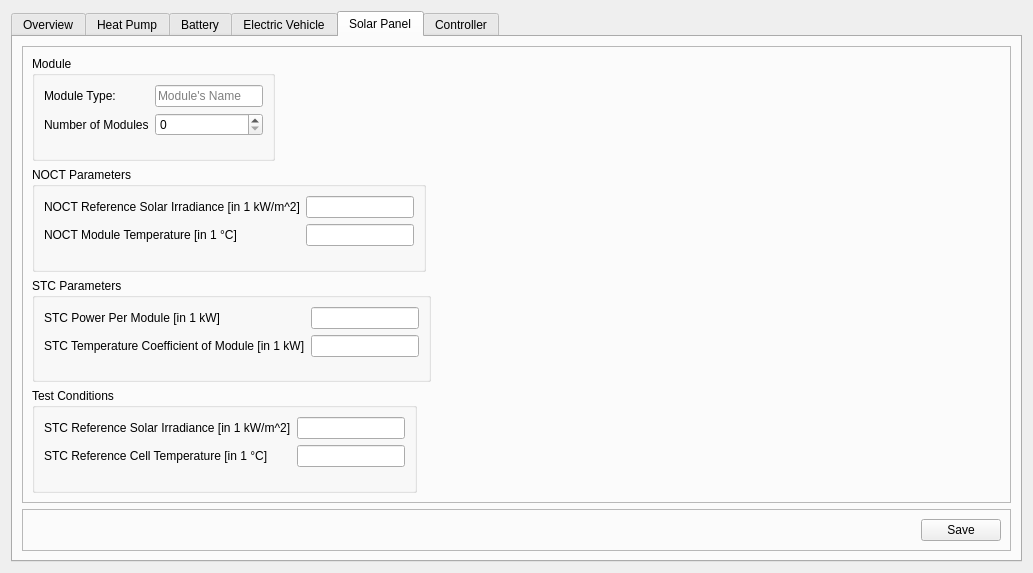
<?xml version="1.0" encoding="UTF-8"?>
<ui version="4.0">
 <class>Gui_Secondary</class>
 <widget class="QWidget" name="Gui_Secondary">
  <property name="geometry">
   <rect>
    <x>0</x>
    <y>0</y>
    <width>1033</width>
    <height>573</height>
   </rect>
  </property>
  <property name="windowTitle">
   <string>Widget</string>
  </property>
  <layout class="QVBoxLayout" name="verticalLayout">
   <item>
    <widget class="QTabWidget" name="tabWidget">
     <property name="currentIndex">
      <number>4</number>
     </property>
     <widget class="QWidget" name="overviewTab">
      <attribute name="title">
       <string>Overview</string>
      </attribute>
      <layout class="QHBoxLayout" name="horizontalLayout_7">
       <item>
        <widget class="QFrame" name="frame_12">
         <property name="frameShape">
          <enum>QFrame::StyledPanel</enum>
         </property>
         <property name="frameShadow">
          <enum>QFrame::Raised</enum>
         </property>
         <layout class="QVBoxLayout" name="verticalLayout_13">
          <item>
           <widget class="QGroupBox" name="groupBox_7">
            <property name="sizePolicy">
             <sizepolicy hsizetype="Preferred" vsizetype="Maximum">
              <horstretch>0</horstretch>
              <verstretch>0</verstretch>
             </sizepolicy>
            </property>
            <property name="title">
             <string>Utilities</string>
            </property>
            <layout class="QVBoxLayout" name="verticalLayout_12">
             <item alignment="Qt::AlignTop">
              <widget class="QCheckBox" name="checkBox">
               <property name="text">
                <string>Heat Pump</string>
               </property>
               <property name="checked">
                <bool>true</bool>
               </property>
              </widget>
             </item>
             <item>
              <widget class="QCheckBox" name="checkBox_2">
               <property name="text">
                <string>Battery</string>
               </property>
              </widget>
             </item>
             <item>
              <widget class="QCheckBox" name="checkBox_3">
               <property name="text">
                <string>Electric Vehicle</string>
               </property>
              </widget>
             </item>
            </layout>
           </widget>
          </item>
          <item>
           <spacer name="verticalSpacer_3">
            <property name="orientation">
             <enum>Qt::Vertical</enum>
            </property>
            <property name="sizeHint" stdset="0">
             <size>
              <width>20</width>
              <height>371</height>
             </size>
            </property>
           </spacer>
          </item>
         </layout>
        </widget>
       </item>
       <item>
        <widget class="QFrame" name="frame_13">
         <property name="frameShape">
          <enum>QFrame::StyledPanel</enum>
         </property>
         <property name="frameShadow">
          <enum>QFrame::Raised</enum>
         </property>
         <layout class="QVBoxLayout" name="verticalLayout_14">
          <item>
           <widget class="QFrame" name="frame_11">
            <property name="sizePolicy">
             <sizepolicy hsizetype="Preferred" vsizetype="Maximum">
              <horstretch>0</horstretch>
              <verstretch>0</verstretch>
             </sizepolicy>
            </property>
            <property name="frameShape">
             <enum>QFrame::StyledPanel</enum>
            </property>
            <property name="frameShadow">
             <enum>QFrame::Raised</enum>
            </property>
            <layout class="QGridLayout" name="gridLayout">
             <item row="0" column="0">
              <widget class="QLabel" name="label_2">
               <property name="text">
                <string>Availability of heat pump:</string>
               </property>
              </widget>
             </item>
             <item row="0" column="1" alignment="Qt::AlignLeft">
              <widget class="QLabel" name="hp_available_LE">
               <property name="text">
                <string>Yes</string>
               </property>
              </widget>
             </item>
             <item row="1" column="0">
              <widget class="QLabel" name="label_4">
               <property name="text">
                <string>Number of batteries:</string>
               </property>
              </widget>
             </item>
             <item row="1" column="1" alignment="Qt::AlignLeft">
              <widget class="QLabel" name="num_bat_LE">
               <property name="text">
                <string>0</string>
               </property>
              </widget>
             </item>
             <item row="2" column="0">
              <widget class="QLabel" name="label_7">
               <property name="text">
                <string>Number of electric vehicles:</string>
               </property>
              </widget>
             </item>
             <item row="2" column="1" alignment="Qt::AlignLeft">
              <widget class="QLabel" name="num_ev_LE">
               <property name="text">
                <string>0</string>
               </property>
              </widget>
             </item>
            </layout>
           </widget>
          </item>
          <item>
           <spacer name="verticalSpacer_4">
            <property name="orientation">
             <enum>Qt::Vertical</enum>
            </property>
            <property name="sizeHint" stdset="0">
             <size>
              <width>20</width>
              <height>399</height>
             </size>
            </property>
           </spacer>
          </item>
         </layout>
        </widget>
       </item>
      </layout>
     </widget>
     <widget class="QWidget" name="buildingTab">
      <attribute name="title">
       <string>Heat Pump</string>
      </attribute>
      <layout class="QVBoxLayout" name="verticalLayout_6">
       <item>
        <widget class="QFrame" name="frame_3">
         <property name="frameShape">
          <enum>QFrame::StyledPanel</enum>
         </property>
         <property name="frameShadow">
          <enum>QFrame::Raised</enum>
         </property>
         <layout class="QVBoxLayout" name="verticalLayout_5">
          <item alignment="Qt::AlignLeft">
           <widget class="QGroupBox" name="HWT_GroupBox">
            <property name="title">
             <string>Heat Water Tank</string>
            </property>
            <property name="flat">
             <bool>true</bool>
            </property>
            <layout class="QFormLayout" name="formLayout_2">
             <item row="0" column="0">
              <widget class="QLabel" name="m_Label">
               <property name="text">
                <string>Mass of water of each layer of heat water tank [Kg]</string>
               </property>
              </widget>
             </item>
             <item row="0" column="1">
              <widget class="QLineEdit" name="m_LEdit">
               <property name="placeholderText">
                <string>m</string>
               </property>
              </widget>
             </item>
             <item row="1" column="0">
              <widget class="QLabel" name="kwt_Label">
               <property name="text">
                <string>Heat transfer coefficient across tank's wall [W/K]</string>
               </property>
              </widget>
             </item>
             <item row="1" column="1">
              <widget class="QLineEdit" name="kwt_LEdit">
               <property name="placeholderText">
                <string>kwt</string>
               </property>
              </widget>
             </item>
             <item row="2" column="0">
              <widget class="QLabel" name="kt_Label">
               <property name="text">
                <string>Heat transfer coefficient between tank's layers [W/K]</string>
               </property>
              </widget>
             </item>
             <item row="2" column="1">
              <widget class="QLineEdit" name="kt_LEdit">
               <property name="placeholderText">
                <string>kt</string>
               </property>
              </widget>
             </item>
             <item row="3" column="0">
              <widget class="QLabel" name="mhp_dot_Label">
               <property name="text">
                <string>Water flow rate of the heat pump [Kg/s]</string>
               </property>
              </widget>
             </item>
             <item row="3" column="1">
              <widget class="QLineEdit" name="mhp_dot_LEdit">
               <property name="placeholderText">
                <string>mhp_dot</string>
               </property>
              </widget>
             </item>
             <item row="5" column="0">
              <widget class="QLabel" name="waterFlowRateInTheBuildingSPipelineKgSLabel">
               <property name="text">
                <string>Minimum power of heat pump [kW]</string>
               </property>
              </widget>
             </item>
             <item row="5" column="1">
              <widget class="QLineEdit" name="HP_Power_min_LEdit">
               <property name="placeholderText">
                <string>HP_Power_min</string>
               </property>
              </widget>
             </item>
             <item row="6" column="0">
              <widget class="QLabel" name="mt_dot_Label">
               <property name="text">
                <string>Maximum power of heat pump [kW]</string>
               </property>
              </widget>
             </item>
             <item row="6" column="1">
              <widget class="QLineEdit" name="HP_Power_max_LEdit">
               <property name="placeholderText">
                <string>HP_Power_max</string>
               </property>
              </widget>
             </item>
             <item row="4" column="0">
              <widget class="QLabel" name="heatWaterCapacityOfWaterJKLabel">
               <property name="text">
                <string>Heat water capacity of water [J/K]</string>
               </property>
              </widget>
             </item>
             <item row="4" column="1">
              <widget class="QLineEdit" name="cwat_LEdit">
               <property name="placeholderText">
                <string>cwat</string>
               </property>
              </widget>
             </item>
            </layout>
           </widget>
          </item>
         </layout>
        </widget>
       </item>
       <item>
        <widget class="QFrame" name="frame_4">
         <property name="sizePolicy">
          <sizepolicy hsizetype="Preferred" vsizetype="Maximum">
           <horstretch>0</horstretch>
           <verstretch>0</verstretch>
          </sizepolicy>
         </property>
         <property name="frameShape">
          <enum>QFrame::StyledPanel</enum>
         </property>
         <property name="frameShadow">
          <enum>QFrame::Raised</enum>
         </property>
         <layout class="QHBoxLayout" name="horizontalLayout_3">
          <item>
           <spacer name="horizontalSpacer">
            <property name="orientation">
             <enum>Qt::Horizontal</enum>
            </property>
            <property name="sizeHint" stdset="0">
             <size>
              <width>40</width>
              <height>20</height>
             </size>
            </property>
           </spacer>
          </item>
          <item alignment="Qt::AlignRight|Qt::AlignBottom">
           <widget class="QPushButton" name="HPSaveBtn">
            <property name="text">
             <string>Save</string>
            </property>
           </widget>
          </item>
         </layout>
        </widget>
       </item>
      </layout>
     </widget>
     <widget class="QWidget" name="batteryTab">
      <attribute name="title">
       <string>Battery</string>
      </attribute>
      <layout class="QHBoxLayout" name="horizontalLayout">
       <item>
        <widget class="QTableWidget" name="batTable"/>
       </item>
       <item>
        <widget class="QFrame" name="frame">
         <layout class="QVBoxLayout" name="verticalLayout_2">
          <item>
           <widget class="QPushButton" name="batAddBtn">
            <property name="text">
             <string>Add</string>
            </property>
           </widget>
          </item>
          <item>
           <widget class="QPushButton" name="batDelBtn">
            <property name="text">
             <string>Delete</string>
            </property>
           </widget>
          </item>
          <item>
           <widget class="QPushButton" name="batEditBtn">
            <property name="text">
             <string>Edit</string>
            </property>
           </widget>
          </item>
          <item>
           <spacer name="verticalSpacer">
            <property name="orientation">
             <enum>Qt::Vertical</enum>
            </property>
            <property name="sizeHint" stdset="0">
             <size>
              <width>20</width>
              <height>40</height>
             </size>
            </property>
           </spacer>
          </item>
         </layout>
        </widget>
       </item>
      </layout>
     </widget>
     <widget class="QWidget" name="evTab">
      <attribute name="title">
       <string>Electric Vehicle</string>
      </attribute>
      <layout class="QHBoxLayout" name="horizontalLayout_2">
       <item>
        <widget class="QTableWidget" name="evTable"/>
       </item>
       <item>
        <widget class="QFrame" name="frame_2">
         <layout class="QVBoxLayout" name="verticalLayout_3">
          <item>
           <widget class="QPushButton" name="evAddBtn">
            <property name="text">
             <string>Add</string>
            </property>
           </widget>
          </item>
          <item>
           <widget class="QPushButton" name="evDelBtn">
            <property name="text">
             <string>Delete</string>
            </property>
           </widget>
          </item>
          <item>
           <widget class="QPushButton" name="evEditBtn">
            <property name="text">
             <string>Edit</string>
            </property>
           </widget>
          </item>
          <item>
           <spacer name="verticalSpacer_2">
            <property name="orientation">
             <enum>Qt::Vertical</enum>
            </property>
            <property name="sizeHint" stdset="0">
             <size>
              <width>20</width>
              <height>40</height>
             </size>
            </property>
           </spacer>
          </item>
         </layout>
        </widget>
       </item>
      </layout>
     </widget>
     <widget class="QWidget" name="pvTab">
      <attribute name="title">
       <string>Solar Panel</string>
      </attribute>
      <layout class="QVBoxLayout" name="verticalLayout_8">
       <item>
        <widget class="QFrame" name="frame_5">
         <property name="frameShape">
          <enum>QFrame::StyledPanel</enum>
         </property>
         <property name="frameShadow">
          <enum>QFrame::Raised</enum>
         </property>
         <layout class="QVBoxLayout" name="verticalLayout_7">
          <item alignment="Qt::AlignLeft">
           <widget class="QGroupBox" name="groupBox_3">
            <property name="title">
             <string>Module</string>
            </property>
            <layout class="QFormLayout" name="formLayout_8">
             <item row="0" column="0">
              <widget class="QLabel" name="moduleTypeLabel">
               <property name="text">
                <string>Module Type:</string>
               </property>
              </widget>
             </item>
             <item row="0" column="1">
              <widget class="QLineEdit" name="moduleType_LE">
               <property name="placeholderText">
                <string>Module's Name</string>
               </property>
              </widget>
             </item>
             <item row="1" column="0">
              <widget class="QLabel" name="numberOfModulesLabel">
               <property name="text">
                <string>Number of Modules</string>
               </property>
              </widget>
             </item>
             <item row="1" column="1">
              <widget class="QSpinBox" name="num_pv_2"/>
             </item>
            </layout>
           </widget>
          </item>
          <item alignment="Qt::AlignLeft">
           <widget class="QGroupBox" name="groupBox_2">
            <property name="title">
             <string>NOCT Parameters</string>
            </property>
            <layout class="QFormLayout" name="formLayout_4">
             <item row="0" column="0">
              <widget class="QLabel" name="label_3">
               <property name="text">
                <string>NOCT Reference Solar Irradiance [in 1 kW/m^2]</string>
               </property>
              </widget>
             </item>
             <item row="0" column="1">
              <widget class="QLineEdit" name="G_PV_NOCT_LE"/>
             </item>
             <item row="1" column="0">
              <widget class="QLabel" name="nOCTModuleTemperatureCLabel">
               <property name="text">
                <string>NOCT Module Temperature [in 1 °C]</string>
               </property>
              </widget>
             </item>
             <item row="1" column="1">
              <widget class="QLineEdit" name="T_PV_NOCT_LE"/>
             </item>
            </layout>
           </widget>
          </item>
          <item alignment="Qt::AlignLeft">
           <widget class="QGroupBox" name="groupBox_4">
            <property name="title">
             <string>STC Parameters</string>
            </property>
            <layout class="QFormLayout" name="formLayout_9">
             <item row="0" column="0">
              <widget class="QLabel" name="sTCPowerPerModuleLabel">
               <property name="text">
                <string>STC Power Per Module [in 1 kW]</string>
               </property>
              </widget>
             </item>
             <item row="0" column="1">
              <widget class="QLineEdit" name="P_PV_STC"/>
             </item>
             <item row="1" column="0">
              <widget class="QLabel" name="sTCTemperatureCoefficientOfModuleIn1KWLabel">
               <property name="text">
                <string>STC Temperature Coefficient of Module [in 1 kW]</string>
               </property>
              </widget>
             </item>
             <item row="1" column="1">
              <widget class="QLineEdit" name="gamma_PV"/>
             </item>
            </layout>
           </widget>
          </item>
          <item alignment="Qt::AlignLeft">
           <widget class="QGroupBox" name="groupBox_5">
            <property name="title">
             <string>Test Conditions</string>
            </property>
            <layout class="QFormLayout" name="formLayout_10">
             <item row="0" column="0">
              <widget class="QLabel" name="sTCReferenceSolarIrradianceIn1WM2Label">
               <property name="text">
                <string>STC Reference Solar Irradiance [in 1 kW/m^2]</string>
               </property>
              </widget>
             </item>
             <item row="0" column="1">
              <widget class="QLineEdit" name="G_PV_STC"/>
             </item>
             <item row="1" column="0">
              <widget class="QLabel" name="sTCReferenceCellTemperatureIn1CLabel">
               <property name="text">
                <string>STC Reference Cell Temperature [in 1 °C]</string>
               </property>
              </widget>
             </item>
             <item row="1" column="1">
              <widget class="QLineEdit" name="T_PV_STC"/>
             </item>
            </layout>
           </widget>
          </item>
         </layout>
        </widget>
       </item>
       <item>
        <widget class="QFrame" name="frame_6">
         <property name="sizePolicy">
          <sizepolicy hsizetype="Preferred" vsizetype="Maximum">
           <horstretch>0</horstretch>
           <verstretch>0</verstretch>
          </sizepolicy>
         </property>
         <property name="frameShape">
          <enum>QFrame::StyledPanel</enum>
         </property>
         <property name="frameShadow">
          <enum>QFrame::Raised</enum>
         </property>
         <layout class="QHBoxLayout" name="horizontalLayout_4">
          <item>
           <spacer name="horizontalSpacer_2">
            <property name="orientation">
             <enum>Qt::Horizontal</enum>
            </property>
            <property name="sizeHint" stdset="0">
             <size>
              <width>887</width>
              <height>20</height>
             </size>
            </property>
           </spacer>
          </item>
          <item alignment="Qt::AlignRight|Qt::AlignBottom">
           <widget class="QPushButton" name="pvSaveBtn">
            <property name="text">
             <string>Save</string>
            </property>
           </widget>
          </item>
         </layout>
        </widget>
       </item>
      </layout>
     </widget>
     <widget class="QWidget" name="mpcTab">
      <attribute name="title">
       <string>Controller</string>
      </attribute>
      <layout class="QVBoxLayout" name="verticalLayout_11">
       <item>
        <widget class="QFrame" name="frame_10">
         <property name="frameShape">
          <enum>QFrame::StyledPanel</enum>
         </property>
         <property name="frameShadow">
          <enum>QFrame::Raised</enum>
         </property>
         <layout class="QHBoxLayout" name="horizontalLayout_6">
          <item>
           <widget class="QFrame" name="frame_8">
            <property name="frameShape">
             <enum>QFrame::StyledPanel</enum>
            </property>
            <property name="frameShadow">
             <enum>QFrame::Raised</enum>
            </property>
            <layout class="QVBoxLayout" name="verticalLayout_10">
             <item alignment="Qt::AlignLeft|Qt::AlignTop">
              <widget class="QGroupBox" name="groupBox_6">
               <property name="title">
                <string>Select Mode</string>
               </property>
               <layout class="QVBoxLayout" name="verticalLayout_4">
                <item>
                 <widget class="QRadioButton" name="radioButton_4">
                  <property name="text">
                   <string>Default Mode</string>
                  </property>
                  <property name="checked">
                   <bool>true</bool>
                  </property>
                 </widget>
                </item>
                <item>
                 <widget class="QRadioButton" name="radioButton">
                  <property name="toolTip">
                   <string>Consume less energy</string>
                  </property>
                  <property name="text">
                   <string>Energy Saving Mode</string>
                  </property>
                 </widget>
                </item>
                <item>
                 <widget class="QRadioButton" name="radioButton_2">
                  <property name="toolTip">
                   <string>Save more money in this mode</string>
                  </property>
                  <property name="text">
                   <string>Economic Mode</string>
                  </property>
                 </widget>
                </item>
                <item>
                 <widget class="QRadioButton" name="radioButton_3">
                  <property name="toolTip">
                   <string>For advanced user</string>
                  </property>
                  <property name="text">
                   <string>Advance Setting...</string>
                  </property>
                 </widget>
                </item>
               </layout>
              </widget>
             </item>
             <item alignment="Qt::AlignLeft|Qt::AlignTop">
              <widget class="QGroupBox" name="mpcParamBox">
               <property name="enabled">
                <bool>false</bool>
               </property>
               <property name="title">
                <string>MPC Parameter</string>
               </property>
               <property name="checkable">
                <bool>true</bool>
               </property>
               <layout class="QFormLayout" name="formLayout_5">
                <item row="0" column="0">
                 <widget class="QLabel" name="predictionHorizonNSecondsLabel">
                  <property name="text">
                   <string>Prediction Horizon [hours]</string>
                  </property>
                 </widget>
                </item>
                <item row="0" column="1">
                 <widget class="QLineEdit" name="predHrznLE">
                  <property name="text">
                   <string>24</string>
                  </property>
                  <property name="alignment">
                   <set>Qt::AlignCenter</set>
                  </property>
                 </widget>
                </item>
                <item row="1" column="0">
                 <widget class="QLabel" name="controlHorizonLabel">
                  <property name="text">
                   <string>Control Horizon</string>
                  </property>
                 </widget>
                </item>
                <item row="1" column="1">
                 <widget class="QLineEdit" name="cotrlHrznLE">
                  <property name="text">
                   <string>1</string>
                  </property>
                  <property name="alignment">
                   <set>Qt::AlignCenter</set>
                  </property>
                 </widget>
                </item>
                <item row="2" column="0">
                 <widget class="QLabel" name="samplingTimeSecondsLabel">
                  <property name="text">
                   <string>Sampling Time, [minutes]</string>
                  </property>
                 </widget>
                </item>
                <item row="2" column="1">
                 <widget class="QLineEdit" name="samplingTimeLE">
                  <property name="text">
                   <string>15</string>
                  </property>
                  <property name="alignment">
                   <set>Qt::AlignCenter</set>
                  </property>
                 </widget>
                </item>
                <item row="3" column="0">
                 <widget class="QLabel" name="daysOfSimulationLabel">
                  <property name="text">
                   <string>Duration of Simulation [days]</string>
                  </property>
                 </widget>
                </item>
                <item row="3" column="1">
                 <widget class="QLineEdit" name="daysOfSimLE">
                  <property name="text">
                   <string>5</string>
                  </property>
                  <property name="alignment">
                   <set>Qt::AlignCenter</set>
                  </property>
                 </widget>
                </item>
                <item row="4" column="0">
                 <widget class="QLabel" name="weightingCoefficientQLabel">
                  <property name="text">
                   <string>Weighting Coefficient, W1</string>
                  </property>
                 </widget>
                </item>
                <item row="4" column="1">
                 <widget class="QLineEdit" name="weightA">
                  <property name="text">
                   <string>10</string>
                  </property>
                  <property name="alignment">
                   <set>Qt::AlignCenter</set>
                  </property>
                 </widget>
                </item>
                <item row="5" column="0">
                 <widget class="QLabel" name="weightingCoefficientRLabel">
                  <property name="text">
                   <string>Weighting Coefficient, W2</string>
                  </property>
                 </widget>
                </item>
                <item row="5" column="1">
                 <widget class="QLineEdit" name="weightB">
                  <property name="text">
                   <string>0.06</string>
                  </property>
                  <property name="alignment">
                   <set>Qt::AlignCenter</set>
                  </property>
                 </widget>
                </item>
                <item row="6" column="0">
                 <widget class="QLabel" name="weightingCoefficientCLabel">
                  <property name="text">
                   <string>Weighting Coefficient, W3</string>
                  </property>
                 </widget>
                </item>
                <item row="6" column="1">
                 <widget class="QLineEdit" name="weightC">
                  <property name="text">
                   <string>1</string>
                  </property>
                  <property name="alignment">
                   <set>Qt::AlignCenter</set>
                  </property>
                 </widget>
                </item>
               </layout>
              </widget>
             </item>
            </layout>
           </widget>
          </item>
          <item>
           <widget class="QFrame" name="frame_9">
            <property name="frameShape">
             <enum>QFrame::StyledPanel</enum>
            </property>
            <property name="frameShadow">
             <enum>QFrame::Raised</enum>
            </property>
            <layout class="QVBoxLayout" name="verticalLayout_9">
             <item alignment="Qt::AlignLeft|Qt::AlignTop">
              <widget class="QGroupBox" name="groupBox">
               <property name="enabled">
                <bool>false</bool>
               </property>
               <property name="title">
                <string>Specified Reference Value</string>
               </property>
               <property name="checkable">
                <bool>true</bool>
               </property>
               <layout class="QFormLayout" name="formLayout_7">
                <item row="0" column="0">
                 <widget class="QLabel" name="roomTemperatureCLabel">
                  <property name="text">
                   <string>Room Temperature [°C]</string>
                  </property>
                 </widget>
                </item>
                <item row="0" column="1">
                 <widget class="QLineEdit" name="refTz_LE"/>
                </item>
                <item row="1" column="1">
                 <widget class="QDoubleSpinBox" name="rangeTemp_LE">
                  <property name="buttonSymbols">
                   <enum>QAbstractSpinBox::UpDownArrows</enum>
                  </property>
                 </widget>
                </item>
                <item row="1" column="0">
                 <widget class="QLabel" name="label">
                  <property name="text">
                   <string>Range of tolerance [°C]</string>
                  </property>
                 </widget>
                </item>
               </layout>
              </widget>
             </item>
             <item alignment="Qt::AlignLeft|Qt::AlignTop">
              <widget class="QGroupBox" name="initValueGBox">
               <property name="enabled">
                <bool>false</bool>
               </property>
               <property name="title">
                <string>Initial Value</string>
               </property>
               <property name="checkable">
                <bool>true</bool>
               </property>
               <layout class="QFormLayout" name="formLayout_6">
                <item row="0" column="0">
                 <widget class="QLabel" name="initialValueFor1stNodeOfHeatWaterTankT1CLabel">
                  <property name="text">
                   <string>Initial Value for 1st Node of Heat Water Tank, T1 [°C]</string>
                  </property>
                 </widget>
                </item>
                <item row="0" column="1">
                 <widget class="QLineEdit" name="initT1_LE">
                  <property name="text">
                   <string>50</string>
                  </property>
                  <property name="alignment">
                   <set>Qt::AlignCenter</set>
                  </property>
                 </widget>
                </item>
                <item row="1" column="0">
                 <widget class="QLabel" name="initialValueFor2ndNodeOfHeatWaterTankT2CLabel">
                  <property name="text">
                   <string>Initial Value for 2nd Node of Heat Water Tank, T2 [°C]</string>
                  </property>
                 </widget>
                </item>
                <item row="1" column="1">
                 <widget class="QLineEdit" name="initT2_LE">
                  <property name="text">
                   <string>50</string>
                  </property>
                  <property name="alignment">
                   <set>Qt::AlignCenter</set>
                  </property>
                 </widget>
                </item>
                <item row="2" column="0">
                 <widget class="QLabel" name="initialValueFor3rdNodeOfHeatWaterTankT3CLabel">
                  <property name="text">
                   <string>Initial Value for 3rd Node of Heat Water Tank, T3 [°C]</string>
                  </property>
                 </widget>
                </item>
                <item row="2" column="1">
                 <widget class="QLineEdit" name="initT3_LE">
                  <property name="text">
                   <string>50</string>
                  </property>
                  <property name="alignment">
                   <set>Qt::AlignCenter</set>
                  </property>
                 </widget>
                </item>
                <item row="3" column="0">
                 <widget class="QLabel" name="initialValueFor4thNodeOfHeatWaterTankT4CLabel">
                  <property name="text">
                   <string>Initial Value for 4th Node of Heat Water Tank, T4 [°C]</string>
                  </property>
                 </widget>
                </item>
                <item row="3" column="1">
                 <widget class="QLineEdit" name="initT4_LE">
                  <property name="text">
                   <string>50</string>
                  </property>
                  <property name="alignment">
                   <set>Qt::AlignCenter</set>
                  </property>
                 </widget>
                </item>
               </layout>
              </widget>
             </item>
            </layout>
           </widget>
          </item>
         </layout>
        </widget>
       </item>
       <item>
        <widget class="QFrame" name="frame_7">
         <property name="sizePolicy">
          <sizepolicy hsizetype="Preferred" vsizetype="Maximum">
           <horstretch>0</horstretch>
           <verstretch>0</verstretch>
          </sizepolicy>
         </property>
         <property name="frameShape">
          <enum>QFrame::StyledPanel</enum>
         </property>
         <property name="frameShadow">
          <enum>QFrame::Raised</enum>
         </property>
         <layout class="QHBoxLayout" name="horizontalLayout_5">
          <item>
           <spacer name="horizontalSpacer_3">
            <property name="orientation">
             <enum>Qt::Horizontal</enum>
            </property>
            <property name="sizeHint" stdset="0">
             <size>
              <width>887</width>
              <height>20</height>
             </size>
            </property>
           </spacer>
          </item>
          <item>
           <widget class="QPushButton" name="ctrlSaveBtn">
            <property name="text">
             <string>Save</string>
            </property>
           </widget>
          </item>
         </layout>
        </widget>
       </item>
      </layout>
     </widget>
    </widget>
   </item>
  </layout>
 </widget>
 <resources/>
 <connections/>
</ui>
